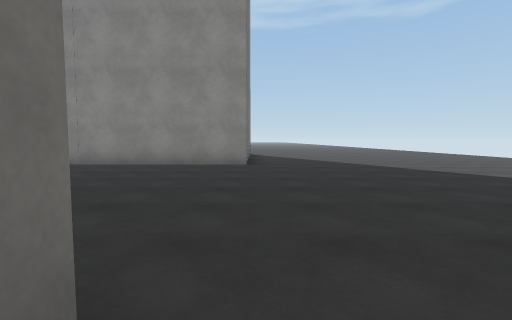
View 1 (above)

21 first-person views from a walk through a 3-D level made in the Unity game engine. The camera is 1.3 m above the floor, tilts 4° down and sees 85° across. The floor is counted in squares, 2 m on a side. Each view is taken from the middle of a square. On the plan, view 1 faces up. The plan holds only what a view shows up to about 9 squares ahead; the rest is blank. The place goes on beyond the plan. The player is left out. Surface patterns are stand-ins for the level's own textures.

View 2
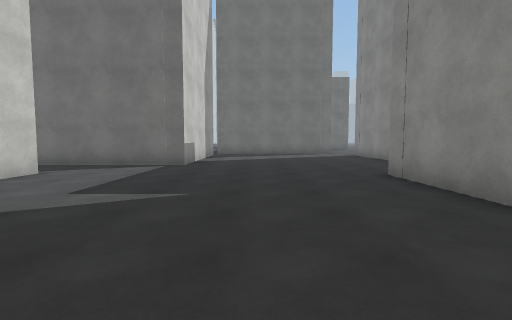

View 3
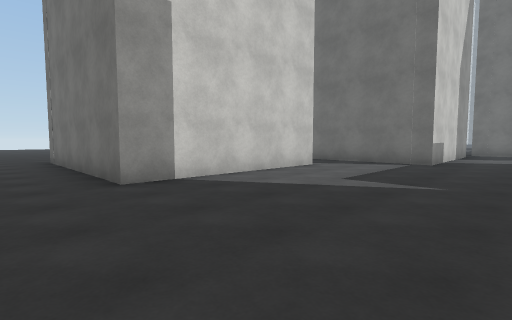

View 4
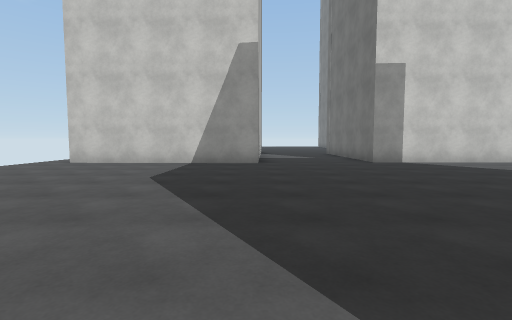

View 5
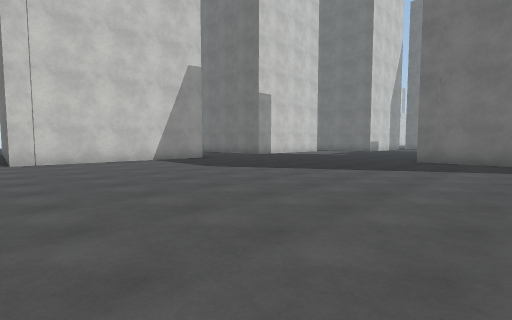

View 6
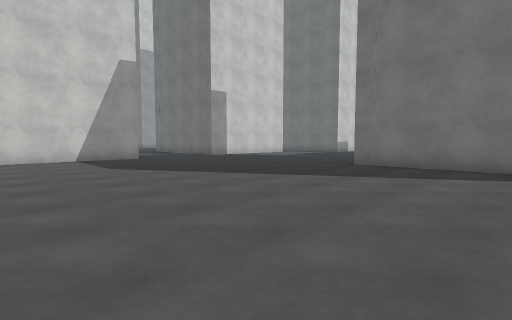

View 7
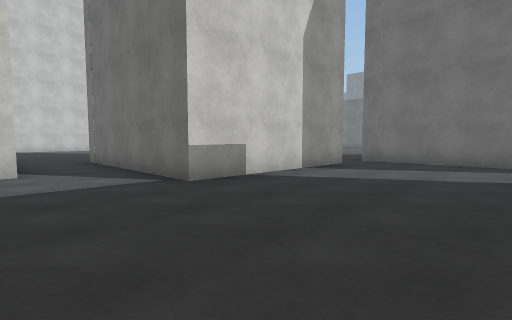

View 8
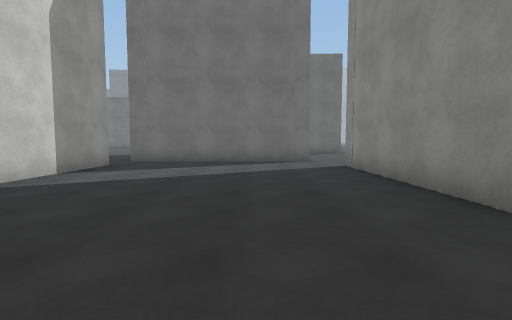

View 9
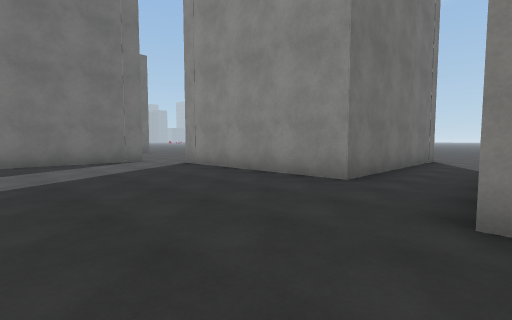

View 10
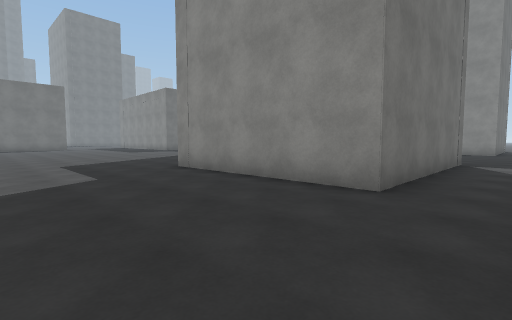

View 11
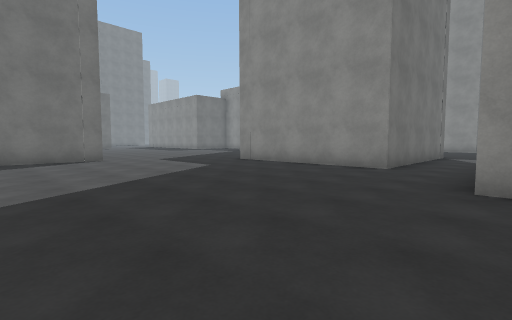

View 12
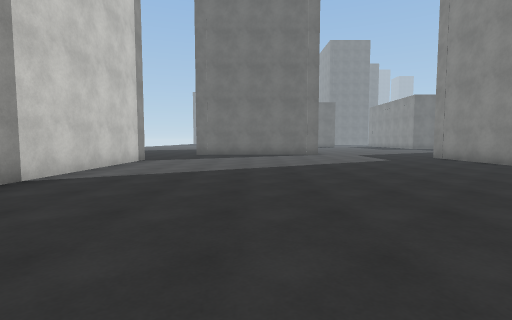

View 13
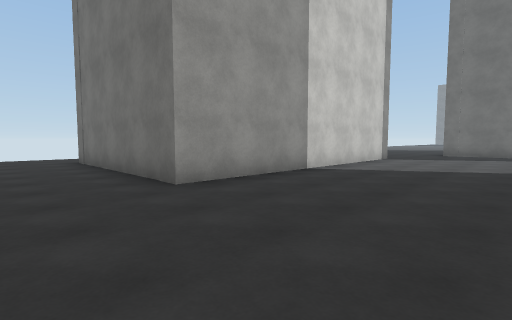

View 14
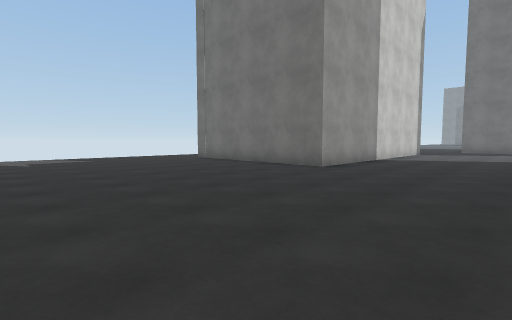

View 15
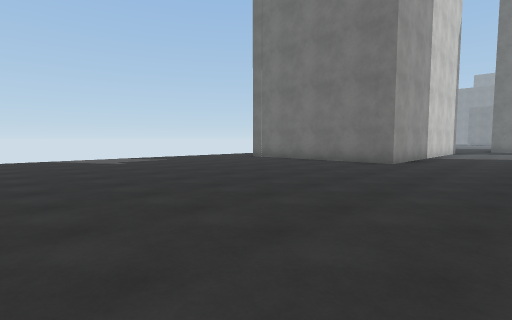

View 16
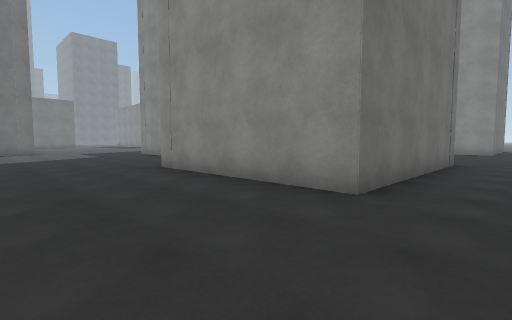

View 17
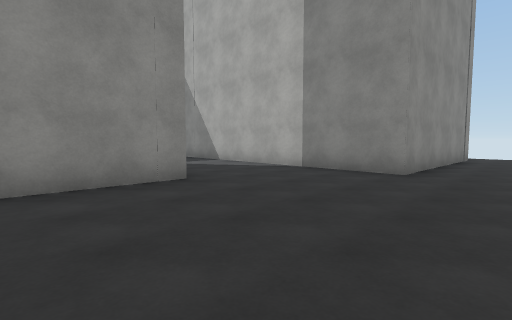

View 18
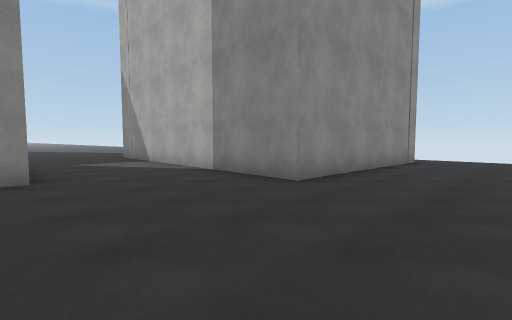

View 19
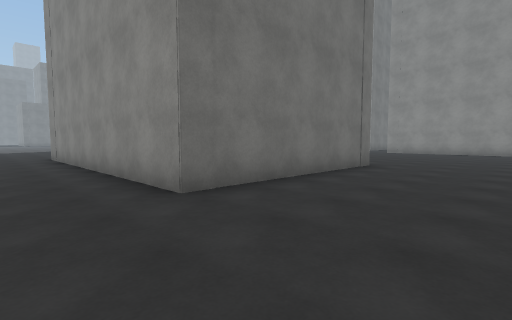

View 20
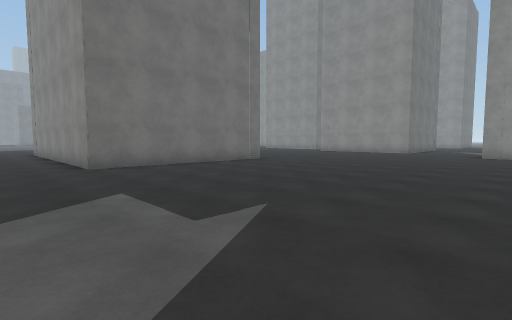

View 21
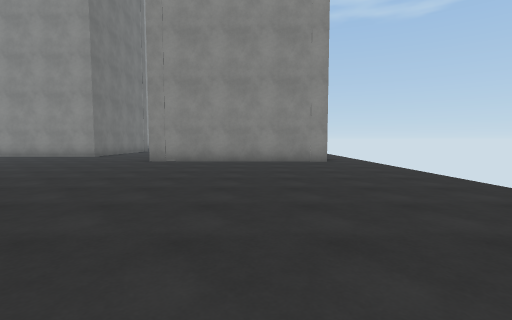

### Floor plan
Points are (right, up) in squares from view 1. A wall is a line through its corners. A room is listed if a view was taken in it or the views show most of it. See-through windows are left out.
Room 1 (views 1, 10, 11, 12, 13, 14, 15, 16, 17, 18, 19, 20, 21)
walls: (8.3, -7.5) (2.7, -7.3) (2.9, -1); (-11, -12.7) (-3.1, -12.7) (-3.1, -18.2) (-11, -18.2); (-0.5, 0.7) (-0.5, -4.8) (-5.5, -4.8); (-7.4, 1.6) (-7.4, -2.4) (-12.5, -2.4); (-14.7, -6.1) (-14.7, -8.6); (8.4, 0.7) (8.3, -2)
ways out: opening at (-6.5, 1) to room 2; opening at (1, 0.7) to room 2; opening at (9, 1) to room 2; opening at (-13.4, -4); opening at (-12.5, -11.5); opening at (-11.5, -19.5)
Room 2 (views 2, 3, 4, 5, 6, 7, 8, 9)
walls: (-0.3, 10.8) (-0.3, 7.5) (-5.4, 7.5); (3, 1.1) (8, 0.9); (-5.5, 0.7) (-0.5, 0.7); (-7.2, 13.5) (-7.2, 9.3) (-12.2, 9.3); (7.9, 0.7) (8.4, 0.7); (-12.5, 3.1) (-7.4, 3.1) (-7.4, 1.6); (-13.6, 8.8) (-13.6, 3.1)
ways out: opening at (-6.5, 1) to room 1; opening at (1, 0.7) to room 1; opening at (9, 1) to room 1; opening at (-13, 3); opening at (-13, 9.5)

Where each view was taken, in squares from view 1:
view 1: 0 up, 0 right, facing up
view 2: 5 up, 0 right, facing left
view 3: 5 up, 1 right, facing down-left
view 4: 9 up, 3 right, facing down
view 5: 10 up, 9 right, facing down-left
view 6: 11 up, 7 right, facing down-left
view 7: 7 up, 5 left, facing down-left
view 8: 7 up, 5 left, facing left
view 9: 5 up, 5 left, facing up-left
view 10: 6 down, 6 left, facing up-left
view 11: 9 down, 5 left, facing up-left
view 12: 9 down, 2 left, facing left
view 13: 9 down, 1 left, facing down-left
view 14: 9 down, 3 right, facing down-left
view 15: 10 down, 5 right, facing down-left
view 16: 8 down, 1 right, facing up-left
view 17: 9 down, 3 left, facing up-right
view 18: 10 down, 1 left, facing up-right
view 19: 20 down, 0 right, facing up-left
view 20: 20 down, 4 right, facing up-left
view 21: 16 down, 6 right, facing up
